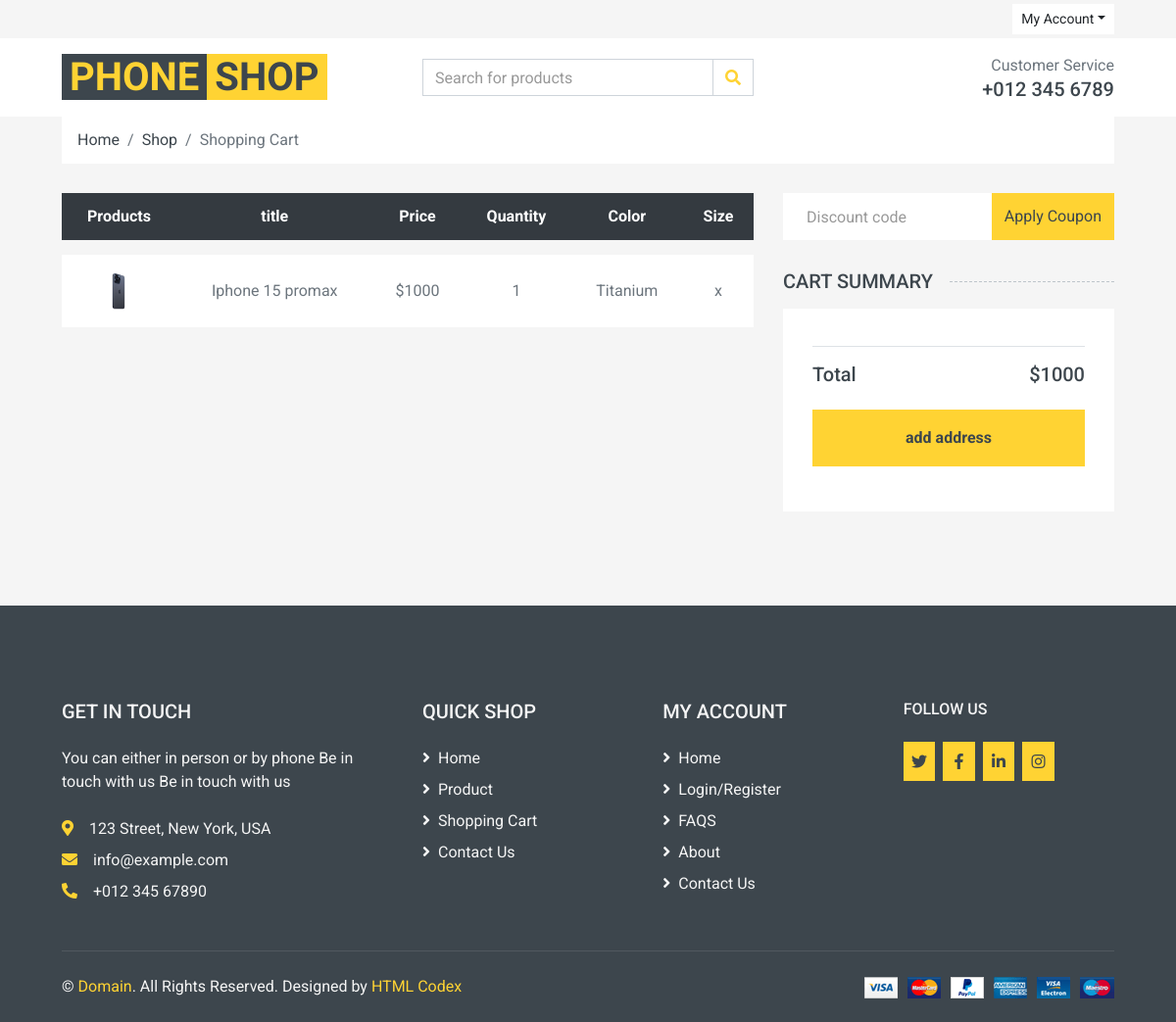
Page /cart/order/1 (signed in) on the committed database.
### cart/models.py (models this page shows, shortened)
class OrderItem(models.Model):
    order = models.ForeignKey(Order, on_delete=models.CASCADE,related_name='items')
    product = models.ForeignKey(Product, on_delete=models.CASCADE, related_name='items')
    size = models.CharField(max_length=15, blank=True, null=True)
    color = models.CharField(max_length=30, blank=True, null=True)
    quantity = models.IntegerField(blank=True, null=True)
    price = models.IntegerField(blank=True, null=True)

class Order(models.Model):
    user = models.ForeignKey(User,on_delete=models.CASCADE, null=True, blank=True)
    phone = models.CharField(max_length=12, blank=True, null=True)
    address = models.TextField(blank=True,null=True)
    email = models.EmailField(blank=True, null=True)
    created_at = models.DateTimeField(auto_now_add=True)
    total_price = models.IntegerField(default=0)
    is_paid = models.BooleanField(default=False)

### product/models.py (models this page shows, shortened)
class Product(models.Model):
    title = models.CharField(max_length=200)
    preview_txt = models.CharField(max_length=300, null=True, blank=True)
    img1 = models.ImageField()
    img2 = models.ImageField(null=True,blank=True)
    img3 = models.ImageField(null=True,blank=True)
    img4 = models.ImageField(null=True,blank=True)
    price = models.IntegerField(null=True, blank=True)
    discount = models.SmallIntegerField()
    size = models.ManyToManyField(Size, related_name='product')
    color = models.ManyToManyField(Color, related_name='product')
    category = models.ManyToManyField(Category)
    description = models.TextField(max_length=500)
    information = models.TextField(blank=True, null=True)
    create = models.DateTimeField(auto_now=True)

### cart/views.py (the view)
# urls.py: path('order/<int:pk>', OrderDetail.as_view(), name='order_detail'),
class OrderDetail(LoginRequiredMixin, View):
    def get(self, request, pk):
        order = get_object_or_404(Order, id=pk)
        return render(request, 'cart/cart_detail.html', {'order': order})

### context_processors/context_processors.py (called while the page is built)
def recentproduct(request):
    recent_product = Product.objects.all().order_by('-create')[:4]
    category = Category.objects.all()
    return {'recent_product': recent_product, 'category': category}

### cart/templates/cart/cart_detail.html (shortened to what this page needs)
{% extends 'base.html' %}
{% load static %}
{% block content %}
    <div class="container-fluid">
        <div class="row px-xl-5">
            <div class="col-12">
                <nav class="breadcrumb bg-light mb-30">
                    <a class="breadcrumb-item text-dark" href="{% url 'home:landing' %}">Home</a>
                    <a class="breadcrumb-item text-dark" href="{% url 'product:product_all' %}">Shop</a>
                    <span class="breadcrumb-item active">Shopping Cart</span>
                </nav>
            </div>
        </div>
    </div>
    <div class="container-fluid">
        <div class="row px-xl-5">
            <div class="col-lg-8 table-responsive mb-5">
                <table class="table table-light table-borderless table-hover text-center mb-0">
                    <thead class="thead-dark">
                    <tr>
                        <th>Products</th>
                        <th>title</th>
                        <th>Price</th>
                        <th>Quantity</th>
                        <th>Color</th>
                        <th>Size</th>
                    </tr>
                    </thead>
                    <tbody class="align-middle">
                        {% for items in order.items.all %}
                        <tr>
                            <td class="align-middle"><img src="{{ items.product.img1.url }}" alt="" style="width: 50px;">
                            </td>
                            <td class="align-middle"> {{ items.product.title }}</td>
                            <td class="align-middle">${{ items.price }}</td>
                            <td class="align-middle"> {{ items.quantity }}</td>
                            <td class="align-middle">{{ items.color }}</td>
                            <td class="align-middle">{{ items.size }}</td>
                        </tr>
                         {% endfor %}
                    </tbody>
                </table>
            </div>
            <div class="col-lg-4">
                <form class="mb-30" action="{% url 'cart:discount' order.id %}" method="post">
                    <div class="input-group">
                        <input type="text" class="form-control border-0 p-4" placeholder="Discount code" name="discount_code">
                        <div class="input-group-append">
                            <button class="btn btn-primary">Apply Coupon</button>
                        </div>
                    </div>
                </form>
                <h5 class="section-title position-relative text-uppercase mb-3"><span class="bg-secondary pr-3">Cart Summary</span>
                </h5>
                <div class="bg-light p-30 mb-5">
                    <div class="border-bottom pb-2">
                    </div>
                    <div class="pt-2">
                        <div class="d-flex justify-content-between mt-2">
                            <h5>Total</h5>
                            <h5>${{ order.total_price }}</h5>
                        </div>
                        {% if request.user.addresses.all %}
                           <form action="{% url 'cart:send_request_pay' order.id %}" method="post">
                           {% csrf_token %}
                            <select name="address" class="form-control" aria-label="Default select example">
                            {% for address in request.user.addresses.all %}
                                <option value="{{ address.address }}">{{ address.address }}</option>
                            {% endfor %}
                            </select>
                               <a href="{% url 'account:add_address' %}?next={% url 'cart:order_detail' order.id %}"
                               class="btn btn-block btn-primary font-weight-bold my-3 py-3">add another address</a>
                           <button type="submit"
                               class="btn btn-block btn-success font-weight-bold my-3 py-3">Pay</button>
                           </form>
                        {% else %}
                           <a href="{% url 'account:add_address' %}?next={% url 'cart:order_detail' order.id %}"
                               class="btn btn-block btn-primary font-weight-bold my-3 py-3">add address</a>
                        {% endif %}
                    </div>
                </div>
            </div>
        </div>
    </div>
{% endblock %}

### rows in the picture
OrderItem: product.img1 (picture), product "Iphone 15 promax", price "1000", quantity "1", color "Titanium", size "x"
Order: total_price "1000"
